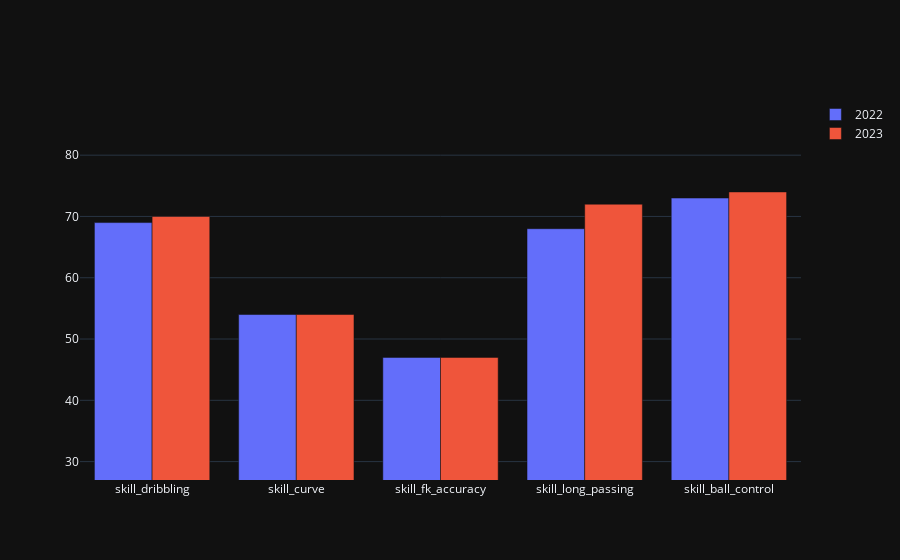

Write notebook code for a chart like this one.
### Code cell
import plotly.graph_objects as go
fig = go.Figure()

min_range = min(list(growth[categories].min(axis='columns'))) - 20
max_range = max(list(growth[categories].max(axis='columns'))) + 15
if max_range>100: max_range=100
data = growth[categories].T

for i in range(len(growth)):
    fig.add_trace(go.Bar(
        x=categories,
        y=list(data[len(growth)-i-1]),
        name=str(growth['Year'][len(growth)-i-1]),
        # marker_color=colors[i],
    ))

fig.update_layout(template='plotly_dark', yaxis_range=[min_range, max_range])

fig.show()

### Figure 1 — Plotly figure (JSON) as saved in the notebook; plotly's stock layout.template omitted (floating-point values rounded to 4 significant figures)
{"data": [{"name": "2022", "type": "bar", "x": ["skill_dribbling", "skill_curve", "skill_fk_accuracy", "skill_long_passing", "skill_ball_control"], "y": [69, 54, 47, 68, 73]}, {"name": "2023", "type": "bar", "x": ["skill_dribbling", "skill_curve", "skill_fk_accuracy", "skill_long_passing", "skill_ball_control"], "y": [70, 54, 47, 72, 74]}], "layout": {"yaxis": {"range": [27, 89]}}}
